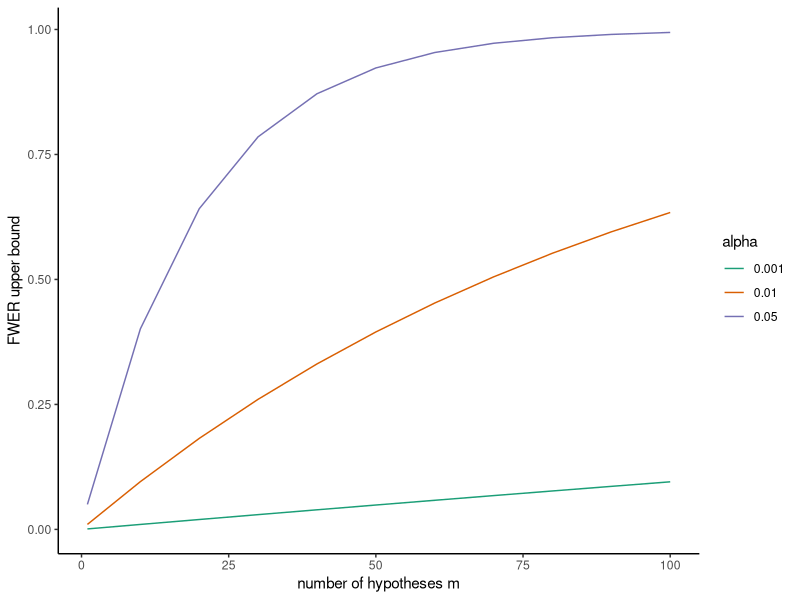

The R source for this figure:
## ---- chunk 1
knitr::opts_chunk$set(echo = TRUE, message = FALSE)
library(dplyr)
library(ggplot2)
library(kableExtra)
library(RColorBrewer)
## ---- chunk 2
mult_test <- \(alpha, m){
  m_alpha <- 1 - (1-alpha)^m
  return(m_alpha)
}
## ---- chunk 3
mult_test(alpha = 0.05, m = 10)
## ---- chunk 4
alphas_table <- tibble(m = rep(c(1, seq(10, 100, 10)), 3),
                       alpha = rep(c(0.05, 0.01, 0.001), each=11))
alphas_table <- alphas_table %>%
  mutate(fwer = mult_test(alpha, m)) %>%
  mutate(alpha = as.factor(alpha))

ggplot(alphas_table, aes(m, fwer, color = alpha)) +
  geom_line() +
  scale_color_brewer(type = "qual", palette = 2) + 
  theme_classic() +
  labs(x="number of hypotheses m", y = "FWER upper bound")
## ---- chunk 5
mult_test(alpha = 0.05/20, m = 20)
## ---- chunk 6
alpha_sidak <- 1 - (1-0.05)^{1/20}
alpha_sidak
## ---- chunk 7
mult_test(alpha = alpha_sidak, m = 20)
## ---- chunk 8
pvalues <- c(0.01, 0.04, 0.03, 0.005)
## ---- chunk 9
mult_test(alpha = 0.05, m = 4)
## ---- chunk 10
test <- c("P1", "P2", "P3", "P4")
test <- test[order(pvalues)]
pvalues <- sort(pvalues)
bonf <- rep(0.05/4, 4)
Šidák <- rep(1-(1-0.05)^0.25, 4)
holm <-  0.05/(4 + 1 -1:4)
table <- tibble(test=test, `p-values`=pvalues, Bonf=bonf, Šidák = Šidák, Holm = holm)

table %>% 
  kbl() %>%
  kable_styling(full_width = FALSE)
